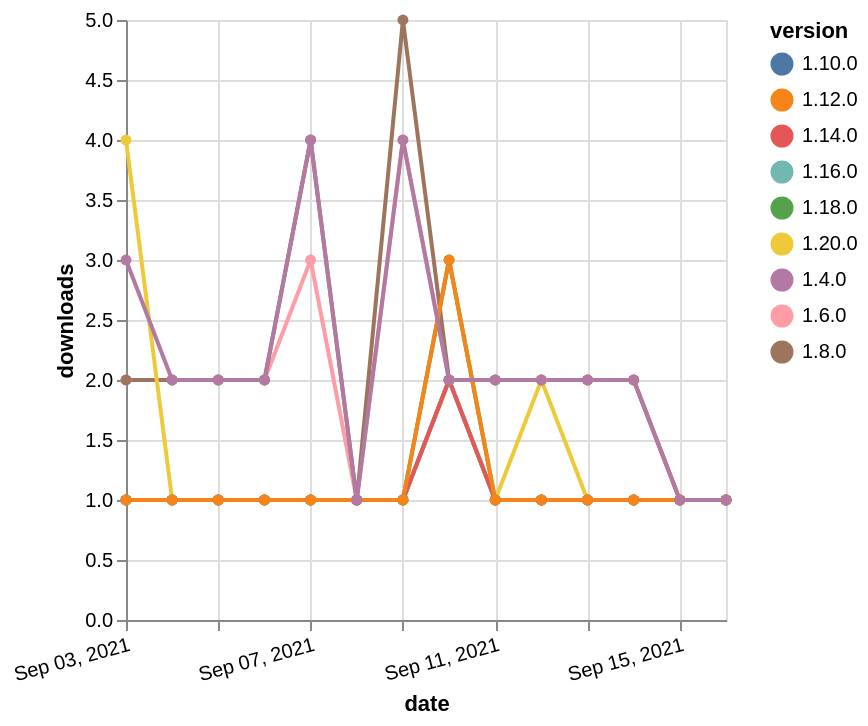

Here is the Vega-Lite specification saved for this chart:
### Vega-Lite specification from a JSON file in a GitHub repository (floating-point values rounded to 4 significant figures)
{"$schema": "https://vega.github.io/schema/vega-lite/v5.json", "description": "A simple bar chart with embedded data.", "data": {"values": [{"date": "2021-09-03", "total": 2608, "delta": 2, "version": "1.6.0"}, {"date": "2021-09-04", "total": 2610, "delta": 2, "version": "1.6.0"}, {"date": "2021-09-05", "total": 2612, "delta": 2, "version": "1.6.0"}, {"date": "2021-09-06", "total": 2614, "delta": 2, "version": "1.6.0"}, {"date": "2021-09-07", "total": 2617, "delta": 3, "version": "1.6.0"}, {"date": "2021-09-08", "total": 2618, "delta": 1, "version": "1.6.0"}, {"date": "2021-09-09", "total": 2622, "delta": 4, "version": "1.6.0"}, {"date": "2021-09-10", "total": 2624, "delta": 2, "version": "1.6.0"}, {"date": "2021-09-11", "total": 2626, "delta": 2, "version": "1.6.0"}, {"date": "2021-09-12", "total": 2628, "delta": 2, "version": "1.6.0"}, {"date": "2021-09-13", "total": 2630, "delta": 2, "version": "1.6.0"}, {"date": "2021-09-14", "total": 2632, "delta": 2, "version": "1.6.0"}, {"date": "2021-09-15", "total": 2633, "delta": 1, "version": "1.6.0"}, {"date": "2021-09-16", "total": 2634, "delta": 1, "version": "1.6.0"}, {"date": "2021-09-03", "total": 192, "delta": 1, "version": "1.18.0"}, {"date": "2021-09-04", "total": 193, "delta": 1, "version": "1.18.0"}, {"date": "2021-09-05", "total": 194, "delta": 1, "version": "1.18.0"}, {"date": "2021-09-06", "total": 195, "delta": 1, "version": "1.18.0"}, {"date": "2021-09-07", "total": 196, "delta": 1, "version": "1.18.0"}, {"date": "2021-09-08", "total": 197, "delta": 1, "version": "1.18.0"}, {"date": "2021-09-09", "total": 198, "delta": 1, "version": "1.18.0"}, {"date": "2021-09-10", "total": 201, "delta": 3, "version": "1.18.0"}, {"date": "2021-09-11", "total": 202, "delta": 1, "version": "1.18.0"}, {"date": "2021-09-12", "total": 203, "delta": 1, "version": "1.18.0"}, {"date": "2021-09-13", "total": 204, "delta": 1, "version": "1.18.0"}, {"date": "2021-09-14", "total": 205, "delta": 1, "version": "1.18.0"}, {"date": "2021-09-15", "total": 206, "delta": 1, "version": "1.18.0"}, {"date": "2021-09-16", "total": 207, "delta": 1, "version": "1.18.0"}, {"date": "2021-09-03", "total": 2474, "delta": 2, "version": "1.8.0"}, {"date": "2021-09-04", "total": 2476, "delta": 2, "version": "1.8.0"}, {"date": "2021-09-05", "total": 2478, "delta": 2, "version": "1.8.0"}, {"date": "2021-09-06", "total": 2480, "delta": 2, "version": "1.8.0"}, {"date": "2021-09-07", "total": 2484, "delta": 4, "version": "1.8.0"}, {"date": "2021-09-08", "total": 2485, "delta": 1, "version": "1.8.0"}, {"date": "2021-09-09", "total": 2490, "delta": 5, "version": "1.8.0"}, {"date": "2021-09-10", "total": 2492, "delta": 2, "version": "1.8.0"}, {"date": "2021-09-11", "total": 2494, "delta": 2, "version": "1.8.0"}, {"date": "2021-09-12", "total": 2496, "delta": 2, "version": "1.8.0"}, {"date": "2021-09-13", "total": 2498, "delta": 2, "version": "1.8.0"}, {"date": "2021-09-14", "total": 2500, "delta": 2, "version": "1.8.0"}, {"date": "2021-09-15", "total": 2501, "delta": 1, "version": "1.8.0"}, {"date": "2021-09-16", "total": 2502, "delta": 1, "version": "1.8.0"}, {"date": "2021-09-03", "total": 251, "delta": 1, "version": "1.10.0"}, {"date": "2021-09-04", "total": 252, "delta": 1, "version": "1.10.0"}, {"date": "2021-09-05", "total": 253, "delta": 1, "version": "1.10.0"}, {"date": "2021-09-06", "total": 254, "delta": 1, "version": "1.10.0"}, {"date": "2021-09-07", "total": 255, "delta": 1, "version": "1.10.0"}, {"date": "2021-09-08", "total": 256, "delta": 1, "version": "1.10.0"}, {"date": "2021-09-09", "total": 257, "delta": 1, "version": "1.10.0"}, {"date": "2021-09-10", "total": 259, "delta": 2, "version": "1.10.0"}, {"date": "2021-09-11", "total": 260, "delta": 1, "version": "1.10.0"}, {"date": "2021-09-12", "total": 261, "delta": 1, "version": "1.10.0"}, {"date": "2021-09-13", "total": 262, "delta": 1, "version": "1.10.0"}, {"date": "2021-09-14", "total": 263, "delta": 1, "version": "1.10.0"}, {"date": "2021-09-15", "total": 264, "delta": 1, "version": "1.10.0"}, {"date": "2021-09-16", "total": 265, "delta": 1, "version": "1.10.0"}, {"date": "2021-09-03", "total": 128, "delta": 4, "version": "1.20.0"}, {"date": "2021-09-04", "total": 129, "delta": 1, "version": "1.20.0"}, {"date": "2021-09-05", "total": 130, "delta": 1, "version": "1.20.0"}, {"date": "2021-09-06", "total": 131, "delta": 1, "version": "1.20.0"}, {"date": "2021-09-07", "total": 132, "delta": 1, "version": "1.20.0"}, {"date": "2021-09-08", "total": 133, "delta": 1, "version": "1.20.0"}, {"date": "2021-09-09", "total": 134, "delta": 1, "version": "1.20.0"}, {"date": "2021-09-10", "total": 136, "delta": 2, "version": "1.20.0"}, {"date": "2021-09-11", "total": 137, "delta": 1, "version": "1.20.0"}, {"date": "2021-09-12", "total": 139, "delta": 2, "version": "1.20.0"}, {"date": "2021-09-13", "total": 140, "delta": 1, "version": "1.20.0"}, {"date": "2021-09-14", "total": 141, "delta": 1, "version": "1.20.0"}, {"date": "2021-09-15", "total": 142, "delta": 1, "version": "1.20.0"}, {"date": "2021-09-16", "total": 143, "delta": 1, "version": "1.20.0"}, {"date": "2021-09-03", "total": 160, "delta": 1, "version": "1.16.0"}, {"date": "2021-09-04", "total": 161, "delta": 1, "version": "1.16.0"}, {"date": "2021-09-05", "total": 162, "delta": 1, "version": "1.16.0"}, {"date": "2021-09-06", "total": 163, "delta": 1, "version": "1.16.0"}, {"date": "2021-09-07", "total": 164, "delta": 1, "version": "1.16.0"}, {"date": "2021-09-08", "total": 165, "delta": 1, "version": "1.16.0"}, {"date": "2021-09-09", "total": 166, "delta": 1, "version": "1.16.0"}, {"date": "2021-09-10", "total": 168, "delta": 2, "version": "1.16.0"}, {"date": "2021-09-11", "total": 169, "delta": 1, "version": "1.16.0"}, {"date": "2021-09-12", "total": 170, "delta": 1, "version": "1.16.0"}, {"date": "2021-09-13", "total": 171, "delta": 1, "version": "1.16.0"}, {"date": "2021-09-14", "total": 172, "delta": 1, "version": "1.16.0"}, {"date": "2021-09-15", "total": 173, "delta": 1, "version": "1.16.0"}, {"date": "2021-09-16", "total": 174, "delta": 1, "version": "1.16.0"}, {"date": "2021-09-03", "total": 180, "delta": 1, "version": "1.14.0"}, {"date": "2021-09-04", "total": 181, "delta": 1, "version": "1.14.0"}, {"date": "2021-09-05", "total": 182, "delta": 1, "version": "1.14.0"}, {"date": "2021-09-06", "total": 183, "delta": 1, "version": "1.14.0"}, {"date": "2021-09-07", "total": 184, "delta": 1, "version": "1.14.0"}, {"date": "2021-09-08", "total": 185, "delta": 1, "version": "1.14.0"}, {"date": "2021-09-09", "total": 186, "delta": 1, "version": "1.14.0"}, {"date": "2021-09-10", "total": 188, "delta": 2, "version": "1.14.0"}, {"date": "2021-09-11", "total": 189, "delta": 1, "version": "1.14.0"}, {"date": "2021-09-12", "total": 190, "delta": 1, "version": "1.14.0"}, {"date": "2021-09-13", "total": 191, "delta": 1, "version": "1.14.0"}, {"date": "2021-09-14", "total": 192, "delta": 1, "version": "1.14.0"}, {"date": "2021-09-15", "total": 193, "delta": 1, "version": "1.14.0"}, {"date": "2021-09-16", "total": 194, "delta": 1, "version": "1.14.0"}, {"date": "2021-09-03", "total": 344, "delta": 1, "version": "1.12.0"}, {"date": "2021-09-04", "total": 345, "delta": 1, "version": "1.12.0"}, {"date": "2021-09-05", "total": 346, "delta": 1, "version": "1.12.0"}, {"date": "2021-09-06", "total": 347, "delta": 1, "version": "1.12.0"}, {"date": "2021-09-07", "total": 348, "delta": 1, "version": "1.12.0"}, {"date": "2021-09-08", "total": 349, "delta": 1, "version": "1.12.0"}, {"date": "2021-09-09", "total": 350, "delta": 1, "version": "1.12.0"}, {"date": "2021-09-10", "total": 353, "delta": 3, "version": "1.12.0"}, {"date": "2021-09-11", "total": 354, "delta": 1, "version": "1.12.0"}, {"date": "2021-09-12", "total": 355, "delta": 1, "version": "1.12.0"}, {"date": "2021-09-13", "total": 356, "delta": 1, "version": "1.12.0"}, {"date": "2021-09-14", "total": 357, "delta": 1, "version": "1.12.0"}, {"date": "2021-09-15", "total": 358, "delta": 1, "version": "1.12.0"}, {"date": "2021-09-16", "total": 359, "delta": 1, "version": "1.12.0"}, {"date": "2021-09-03", "total": 3087, "delta": 3, "version": "1.4.0"}, {"date": "2021-09-04", "total": 3089, "delta": 2, "version": "1.4.0"}, {"date": "2021-09-05", "total": 3091, "delta": 2, "version": "1.4.0"}, {"date": "2021-09-06", "total": 3093, "delta": 2, "version": "1.4.0"}, {"date": "2021-09-07", "total": 3097, "delta": 4, "version": "1.4.0"}, {"date": "2021-09-08", "total": 3098, "delta": 1, "version": "1.4.0"}, {"date": "2021-09-09", "total": 3102, "delta": 4, "version": "1.4.0"}, {"date": "2021-09-10", "total": 3104, "delta": 2, "version": "1.4.0"}, {"date": "2021-09-11", "total": 3106, "delta": 2, "version": "1.4.0"}, {"date": "2021-09-12", "total": 3108, "delta": 2, "version": "1.4.0"}, {"date": "2021-09-13", "total": 3110, "delta": 2, "version": "1.4.0"}, {"date": "2021-09-14", "total": 3112, "delta": 2, "version": "1.4.0"}, {"date": "2021-09-15", "total": 3113, "delta": 1, "version": "1.4.0"}, {"date": "2021-09-16", "total": 3114, "delta": 1, "version": "1.4.0"}]}, "width": "container", "mark": {"type": "line", "point": {"filled": true}}, "encoding": {"x": {"field": "date", "type": "temporal", "timeUnit": "yearmonthdate", "title": "date", "axis": {"labelAngle": -15}}, "y": {"field": "delta", "type": "quantitative", "title": "downloads"}, "color": {"field": "version", "type": "nominal"}, "tooltip": {"field": "delta"}}}
